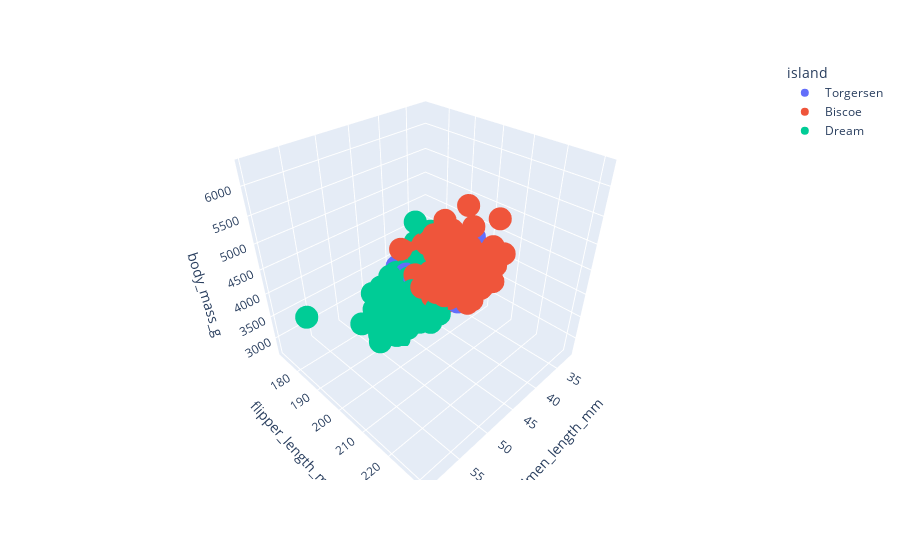

Write notebook code for a chart like this one.
### Code cell
fig = px.scatter_3d(df1, x='culmen_length_mm', y='flipper_length_mm', z='body_mass_g', color='island')
fig.show()
